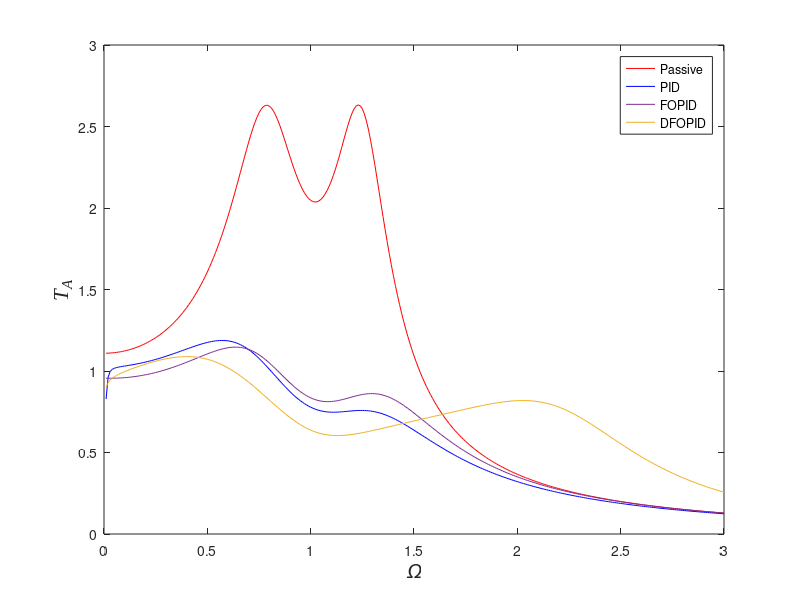

Here is the MATLAB script that generated this plot:
clc;clear all;

%原始股：
epsilon=0.1; w0=10; k2=178.0715; kesi=6.1938; f1=10; dp1=0; di1=0; p=0.6; dd=0; q=1.5; k=-63.31; tau=0;

%时滞分数阶PID
% epsilon=0.1; w0=10; k2=178.0715; kesi=6.1938; f=10; dp=60; di=60; p=0.8; dd=80; q=1.1; k=-63.31; tau=0.06;

W=0.01:0.01:3;
L1=length(W);

for i=1:L1
    w(i)=w0*W(i);
    sigma(i)=w0^2*(W(i)^2-1)/epsilon;
    a11(i)=di1*w(i)^(-p)*sin(p*pi/2+w(i)*tau)-dd*w(i)^q*sin(q*pi/2-w(i)*tau)+dp1*sin(w(i)*tau)-kesi*w(i)*k2^2/(kesi^2*w(i)^2+(k+k2-w(i)^2)^2);
    a12(i)=di1*w(i)^(-p)*cos(p*pi/2+w(i)*tau)+dd*w(i)^q*cos(q*pi/2-w(i)*tau)+dp1*cos(w(i)*tau)+k2-sigma(i)-k2^2*(k+k2-w(i)^2)/(kesi^2*w(i)^2+(k+k2-w(i)^2)^2);
    a1(i)=100*f1/(a11(i)^2+a12(i)^2)^0.5;
end

%分数阶PID
epsilon=0.1; w0=10; k2=178.0715; kesi=6.1938; f=10; dp2=80; di2=71.3425; p2=1; dd2=80; q2=1; k=-63.31; tau2=0;

W=0.01:0.01:3;
L1=length(W);

for i=1:L1
    w(i)=w0*W(i);
    sigma(i)=w0^2*(W(i)^2-1)/epsilon;
    a11(i)=di2*w(i)^(-p2)*sin(p2*pi/2+w(i)*tau2)-dd2*w(i)^q2*sin(q2*pi/2-w(i)*tau2)+dp2*sin(w(i)*tau2)-kesi*w(i)*k2^2/(kesi^2*w(i)^2+(k+k2-w(i)^2)^2);
    a12(i)=di2*w(i)^(-p2)*cos(p2*pi/2+w(i)*tau2)+dd2*w(i)^q2*cos(q2*pi/2-w(i)*tau2)+dp2*cos(w(i)*tau2)+k2-sigma(i)-k2^2*(k+k2-w(i)^2)/(kesi^2*w(i)^2+(k+k2-w(i)^2)^2);
    a2(i)=100*f/(a11(i)^2+a12(i)^2)^0.5;
end

%分数阶PID
epsilon=0.1; w0=10; k2=178.0715; kesi=6.1938; f=10; dp3=73.9937; di3=69.8127; p3=0.0012; dd3=75.4832; q3=0.9596; k=-63.31; tau3=0;

W=0.01:0.01:3;
L1=length(W);

for i=1:L1
    w(i)=w0*W(i);
    sigma(i)=w0^2*(W(i)^2-1)/epsilon;
    a11(i)=di3*w(i)^(-p3)*sin(p3*pi/2+w(i)*tau3)-dd3*w(i)^q3*sin(q3*pi/2-w(i)*tau3)+dp3*sin(w(i)*tau3)-kesi*w(i)*k2^2/(kesi^2*w(i)^2+(k+k2-w(i)^2)^2);
    a12(i)=di3*w(i)^(-p3)*cos(p3*pi/2+w(i)*tau3)+dd3*w(i)^q3*cos(q3*pi/2-w(i)*tau3)+dp3*cos(w(i)*tau3)+k2-sigma(i)-k2^2*(k+k2-w(i)^2)/(kesi^2*w(i)^2+(k+k2-w(i)^2)^2);
    a3(i)=100*f/(a11(i)^2+a12(i)^2)^0.5;
end

%时滞分数阶PID
epsilon=0.1; w0=10; k2=178.0715; kesi=6.1938; f=10; dp4=76.7567; di4=65.6025; p4=0.39409; dd4=78.0157; q4=1.1646; k=-63.31; tau4=0.067315;

W=0.01:0.01:3;
L1=length(W);

for i=1:L1
    w(i)=w0*W(i);
    sigma(i)=w0^2*(W(i)^2-1)/epsilon;
    a11(i)=di4*w(i)^(-p4)*sin(p4*pi/2+w(i)*tau4)-dd4*w(i)^q4*sin(q4*pi/2-w(i)*tau4)+dp4*sin(w(i)*tau4)-kesi*w(i)*k2^2/(kesi^2*w(i)^2+(k+k2-w(i)^2)^2);
    a12(i)=di4*w(i)^(-p4)*cos(p4*pi/2+w(i)*tau4)+dd4*w(i)^q4*cos(q4*pi/2-w(i)*tau4)+dp4*cos(w(i)*tau4)+k2-sigma(i)-k2^2*(k+k2-w(i)^2)/(kesi^2*w(i)^2+(k+k2-w(i)^2)^2);
    a4(i)=100*f/(a11(i)^2+a12(i)^2)^0.5;
end

plot(W, a1,'color',[1.00,0.00,0.00])
hold on
plot(W, a2,'color',[0.00,0.00,1.00])
hold on
plot(W, a3,'color',[0.49,0.18,0.56])
hold on
plot(W, a4,'color',[0.93,0.69,0.13])
xlabel('\it\Omega','FontSize',15,'FontName','Times New Noman')
ylabel('\itT_A','FontSize',15,'FontName','Times New Roman')
legend('Passive', 'PID', 'FOPID', 'DFOPID')
axis([0 3 0 3])